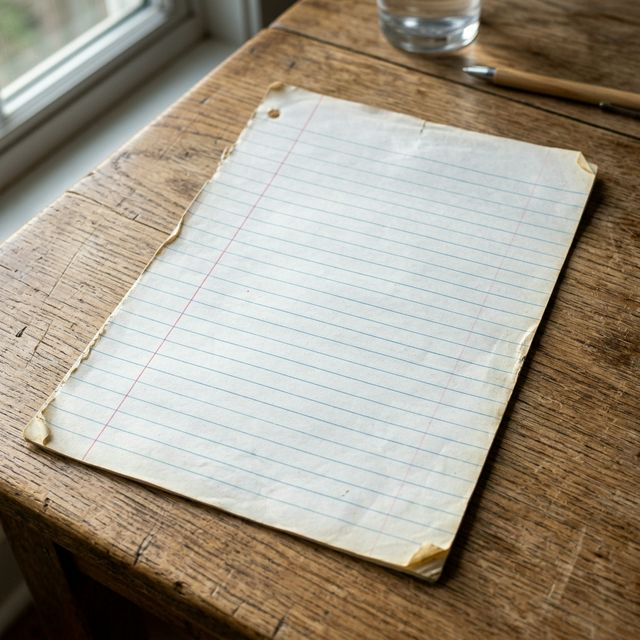
#> input picture assets/photorealistic_substrate.jpg, 640 x 640 px
$ python forensic_discriminator.py assets/photorealistic_substrate.jpg
#> lines starting #> are read from the running program, lines starting #| are printed output that depends on the picture; long printed decimals are rounded
"""
╔══════════════════════════════════════════════════════════════════════════════╗
║    FORENSIC DISCRIMINATOR  v2.0 (The Judge)                                 ║
║    Objective: Automated Authenticity Scoring for Sovereign v8.0             ║
╠══════════════════════════════════════════════════════════════════════════════╣
║  VALIDATION TESTS:                                                           ║
║  1. FOURIER CLEANLINESS: Detects high-frequency digital jitter spikes.       ║
║  2. EDGE FRACTAL DIMENSION: Measures organic complexity of ink boundaries.   ║
║  3. CHROMATIC ENTROPY: Verifies sensor-realistic noise distributions.        ║
║  4. FIBER COHERENCE: Checks for sub-pixel ink/fiber interaction alignment.   ║
╚══════════════════════════════════════════════════════════════════════════════╝
"""

import cv2
import numpy as np
from scipy.stats import entropy
from pathlib import Path

class ForensicDiscriminator:
    def __init__(self):
        pass

    def get_fractal_dimension(self, Z, threshold=0.9):
        """Calculates the Minkowski-Bouligand dimension of a binary image."""
        # Only for numeric 2D arrays
        Z = (Z > threshold)
        p = min(Z.shape)
        # Number of boxes
        n = 2**np.floor(np.log2(p))
        n = int(np.log2(n))
        sizes = 2**np.arange(n, 1, -1)
        counts = []
        for size in sizes:
            counts.append(self._boxcount(Z, size))

        # Fit the results to a log-log curve
        coeffs = np.polyfit(np.log(sizes), np.log(counts), 1)
        return -coeffs[0]

    def _boxcount(self, Z, k):
        S = np.add.reduceat(
            np.add.reduceat(Z, np.arange(0, Z.shape[0], k), axis=0),
                               np.arange(0, Z.shape[1], k), axis=1)
        return len(np.where((S > 0) & (S < k*k))[0])

    def analyze_edge_fractal(self, image):
        """Measures the organic complexity of ink edges via Fractal Dimension."""
        gray = cv2.cvtColor(image, cv2.COLOR_BGR2GRAY)
        edges = cv2.Canny(gray, 50, 150)
        if np.sum(edges) == 0: return 0.0
        return self.get_fractal_dimension(edges / 255.0)

    def analyze_fourier_cleanliness(self, image):
        """Detects digital artifacts (spikes) in the frequency domain."""
        gray = cv2.cvtColor(image, cv2.COLOR_BGR2GRAY)
        f = np.fft.fft2(gray)
        fshift = np.fft.fftshift(f)
        magnitude_spectrum = 20 * np.log(np.abs(fshift) + 1)

        # Digital "AI" outputs often have high-frequency spikes at specific intervals (tiling)
        # We calculate the kurtosis of the magnitude spectrum (high = spiky/digital)
        std = np.std(magnitude_spectrum)
        mean = np.mean(magnitude_spectrum)
        kurtosis = np.mean(((magnitude_spectrum - mean) / (std + 1e-8))**4)
        return kurtosis

    def analyze_chroma_entropy(self, image):
        """Verifies sensor-realistic noise (Poisson/Gaussian) vs flat fills."""
        hls = cv2.cvtColor(image, cv2.COLOR_BGR2HLS)
        s_channel = hls[:, :, 2]
        hist = cv2.calcHist([s_channel], [0], None, [256], [0, 256])
        hist_norm = hist.ravel() / hist.sum()
        return entropy(hist_norm)

    def score_authenticity(self, image_path):
#> called with image_path = 'assets/photorealistic_substrate.jpg'
        if not Path(image_path).exists():
            return {"error": "File not found"}

        image = cv2.imread(str(image_path))
#> image is the input picture: shape (640, 640, 3); mean B, G, R 135.3, 150.4, 159.2
        if image is None: return {"error": "Invalid image format"}

        fd = self.analyze_edge_fractal(image)
#> in analyze_edge_fractal, `gray = cv2.cvtColor(image, cv2.COLOR_BGR2GRAY)`:
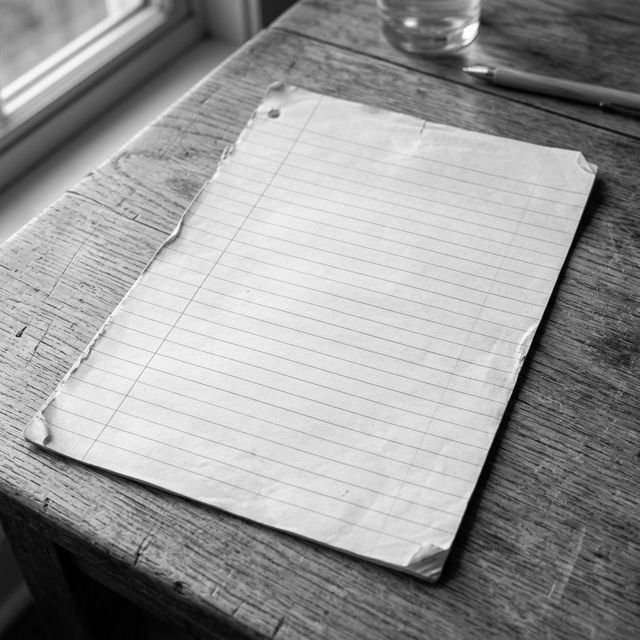
#> gray: shape (640, 640); min 0, max 255, mean 151.3
#> in analyze_edge_fractal, `edges = cv2.Canny(gray, 50, 150)`:
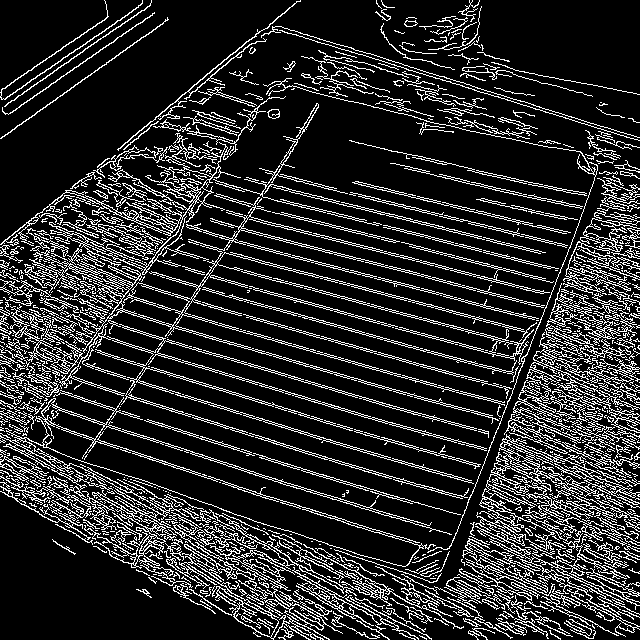
#> edges: shape (640, 640); 16.7% white in thin lines or dots
#> in get_fractal_dimension, `Z = (Z > threshold)`: Z: shape (640, 640) bool; 16.7% white in thin lines or dots
#> the loop in get_fractal_dimension, `for size in sizes:` made 8 passes
#> S in _boxcount on pass 1: [[37670, 13767], [12211, 4908]]
#> after the loop in get_fractal_dimension, `for size in sizes:`: counts = [4, 9, 25, 96, 366, 1361, 4600, 13901]
#> in get_fractal_dimension, `coeffs = np.polyfit(np.log(sizes), np.log(counts), 1)`: coeffs = [-1.74, 11.96]
#> fd = 1.74
        fk = self.analyze_fourier_cleanliness(image)
#> in analyze_fourier_cleanliness, `magnitude_spectrum = 20 * np.log(np.abs(fshift) + 1)`:
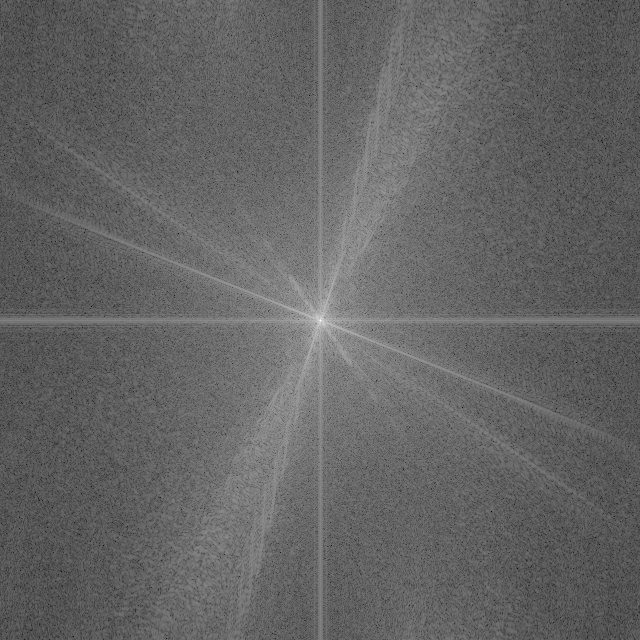
#> magnitude_spectrum: shape (640, 640) float64; min 29, max 358.8, mean 158.9; drawn with min black and max white
#> in analyze_fourier_cleanliness, `std = np.std(magnitude_spectrum)`: std = 22.19
#> in analyze_fourier_cleanliness, `mean = np.mean(magnitude_spectrum)`: mean = 158.9
#> in analyze_fourier_cleanliness, `kurtosis = np.mean(((magnitude_spectrum - mean) / (std + 1e-8))**4)`: kurtosis = 4.15
#> fk = 4.15
        ce = self.analyze_chroma_entropy(image)
#> in analyze_chroma_entropy, `hls = cv2.cvtColor(image, cv2.COLOR_BGR2HLS)`: hls: shape (640, 640, 3); mean of channels 0, 1, 2 44.6, 147.7, 67.6
#> in analyze_chroma_entropy, `s_channel = hls[:, :, 2]`:
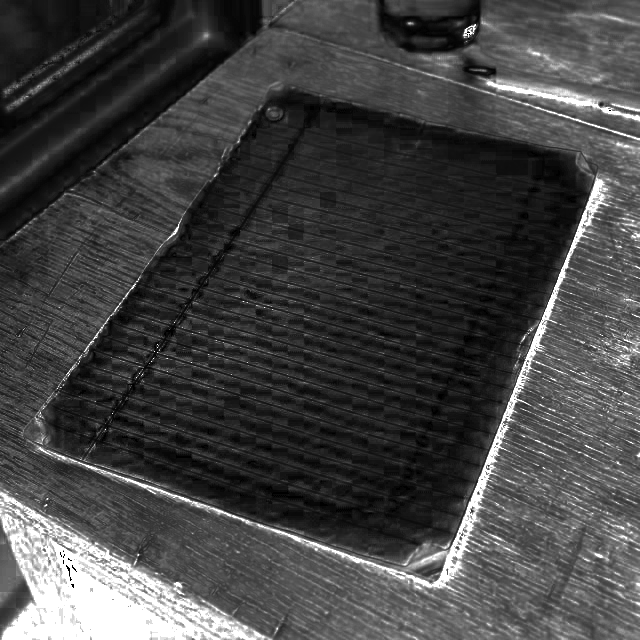
#> s_channel: shape (640, 640); min 0, max 255, mean 67.6
#> in analyze_chroma_entropy, `hist = cv2.calcHist([s_channel], [0], None, [256], [0, 256])`: hist = 256 values, max 15680 at index 255, min 0 at index 1, mean 1600
#> in analyze_chroma_entropy, `hist_norm = hist.ravel() / hist.sum()`: hist_norm = 256 values, max 0.0383 at index 255, min 0 at index 1, mean 0.00391
#> ce = 4.87

        # v2.0 Scoring Model (Refined for Sovereign v8.0)
        # Organic edge fractal dim should be around 1.3 - 1.6
        fd_score = 1.0 - abs(fd - 1.45) / 0.5
#> fd_score = 0.411
        # Fourier Kurtosis: Low is better (smooth noise, no digital spikes)
        fk_score = max(0, 1.0 - (fk / 100.0))
#> fk_score = 0.959
        # Chroma Entropy: High is better (textured grain, not flat colors)
        ce_score = min(1.0, ce / 4.0)
#> ce_score = 1

        final_score = (fd_score * 0.4) + (fk_score * 0.3) + (ce_score * 0.3)
#> final_score = 0.752

        return {
            "authenticity_score": float(round(np.clip(final_score, 0, 1), 4)),
            "fractal_dimension": float(fd),
            "fourier_kurtosis": float(fk),
            "chroma_entropy": float(ce)
        }

if __name__ == "__main__":
    import sys
    if len(sys.argv) < 2:
        print("Usage: python forensic_discriminator.py <image_path>")
        sys.exit(1)

    judge = ForensicDiscriminator()
    res = judge.score_authenticity(sys.argv[1])
#> res = {'authenticity_score': 0.752, 'fractal_dimension': 1.74, 'fourier_kurtosis': 4.15, 'chroma_entropy': 4.87}
    print(f"FORENSIC AUDIT v2.0 RESULTS: {res}")
#| FORENSIC AUDIT v2.0 RESULTS: {'authenticity_score': 0.7518, 'fractal_dimension': 1.745, 'fourier_kurtosis': 4.149, 'chroma_entropy': 4.872}

$ run again, on assets/paper_texture.png
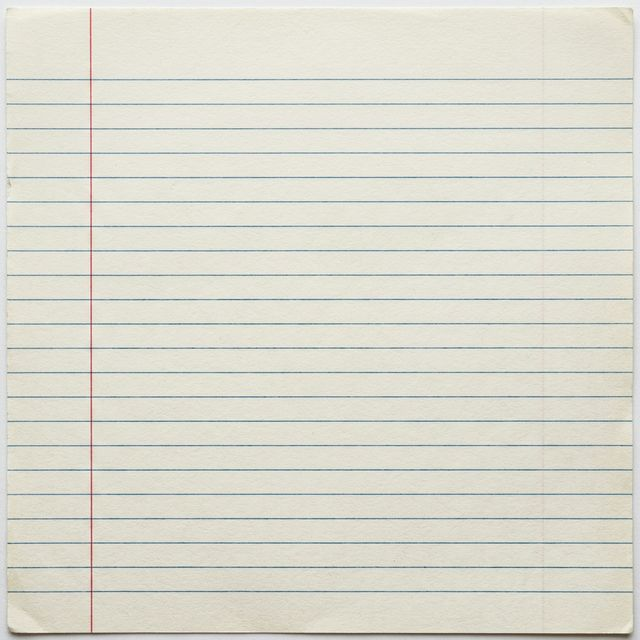
#> input picture assets/paper_texture.png, 640 x 640 px
#> in score_authenticity, image is the input picture: shape (640, 640, 3); mean B, G, R 208, 219, 219.9
#> in analyze_edge_fractal, `edges = cv2.Canny(gray, 50, 150)`:
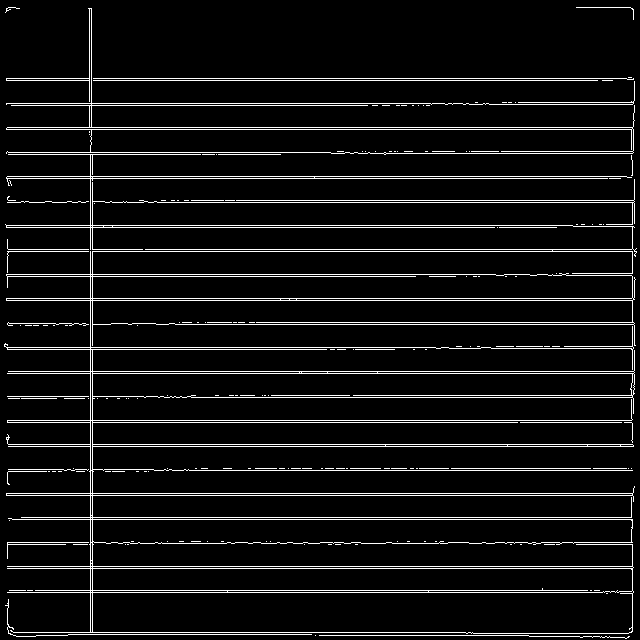
#> edges: shape (640, 640); 7.1% white in thin lines or dots
#> Z: shape (640, 640) bool; 7.1% white in thin lines or dots
#> the loop in get_fractal_dimension, `for size in sizes:` made 8 passes
#> S in _boxcount on passes 1 to 2: [[18187, 4805], [4942, 1261]], [[4319, 3857, 2147], [5092, 4919, 2658], [2613, 2329, 1261]]
#> after the loop in get_fractal_dimension, `for size in sizes:`: counts = [4, 9, 25, 93, 365, 1090, 2431, 5771]
#> coeffs = [-1.57, 11.08]
#> fd = 1.57
#> std = 22.06
#> mean = 136.1
#> kurtosis = 4.25
#> hls: shape (640, 640, 3); mean of channels 0, 1, 2 34, 214.6, 47.2
#> in analyze_chroma_entropy, `s_channel = hls[:, :, 2]`:
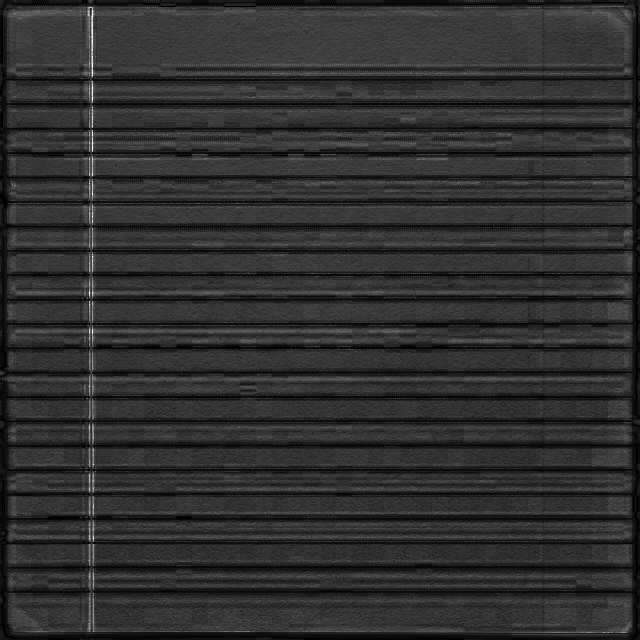
#> s_channel: shape (640, 640); min 0, max 255, mean 47.2
#> hist = 256 values, max 17423 at index 54, min 0 at index 1, mean 1600
#> hist_norm = 256 values, max 0.0425 at index 54, min 0 at index 1, mean 0.00391
#> ce = 4.16
#> fd_score = 0.753
#> fk_score = 0.957
#> ce_score = 1
#> final_score = 0.889
#> res = {'authenticity_score': 0.889, 'fractal_dimension': 1.57, 'fourier_kurtosis': 4.25, 'chroma_entropy': 4.16}
#| FORENSIC AUDIT v2.0 RESULTS: {'authenticity_score': 0.8886, 'fractal_dimension': 1.573, 'fourier_kurtosis': 4.251, 'chroma_entropy': 4.164}
